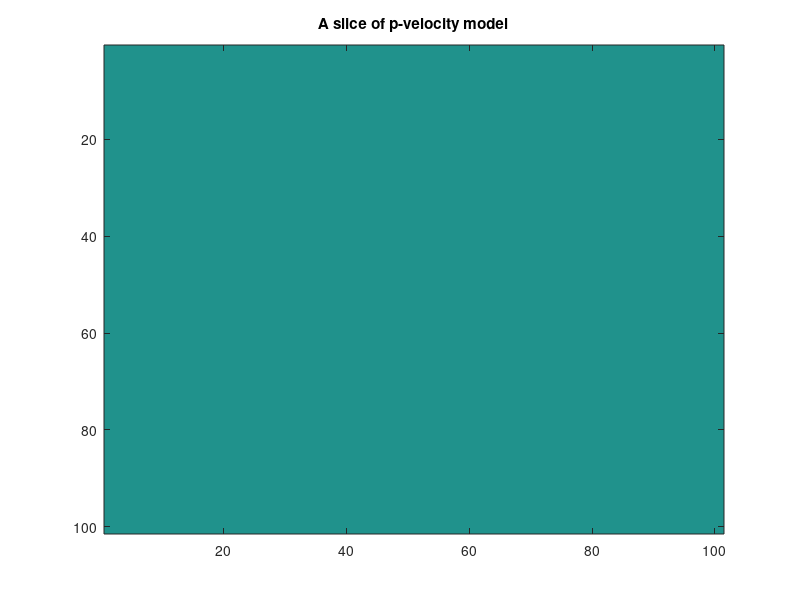
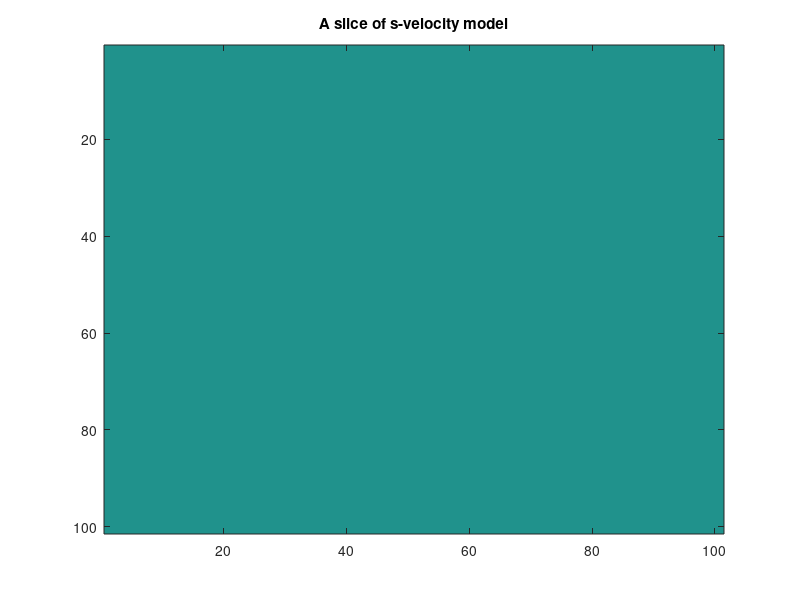
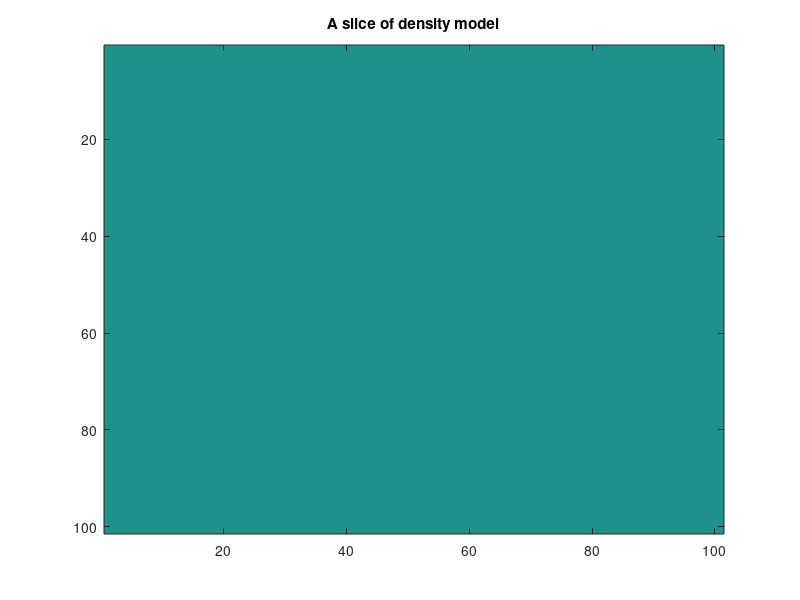

Write the MATLAB code that produced these figures, in order.
clc;
clear;

%% Size of 3D model.
nx=101;
ny=101;
nz=101;

%% Creat vel & den 3D model.
vp=4000*ones(nx,ny,nz);

vs=2300*ones(nx,ny,nz);
 
dens=1200*ones(nx,ny,nz);
 
fid1=fopen('vp.bin','wb');
fwrite(fid1,vp,'float');

fid2=fopen('vs.bin','wb');
fwrite(fid2,vs,'float');

fid3=fopen('rho.bin','wb');
fwrite(fid3,dens,'float');
fclose(fid1);
fclose(fid2);
fclose(fid3);

%% Display the Marmousi models.
for z=1:nz
    vp_slice(:,:,z)=vp(:,20,z);
    vs_slice(:,:,z)=vs(:,20,z);
    den_slice(:,:,z)=dens(:,20,z);
end

figure(1);
imagesc(vp_slice(:,:)');
title('A slice of p-velocity model');
figure(2);
imagesc(vs_slice(:,:)');
title('A slice of s-velocity model');
figure(3);
imagesc(den_slice(:,:)');
title('A slice of density model');
